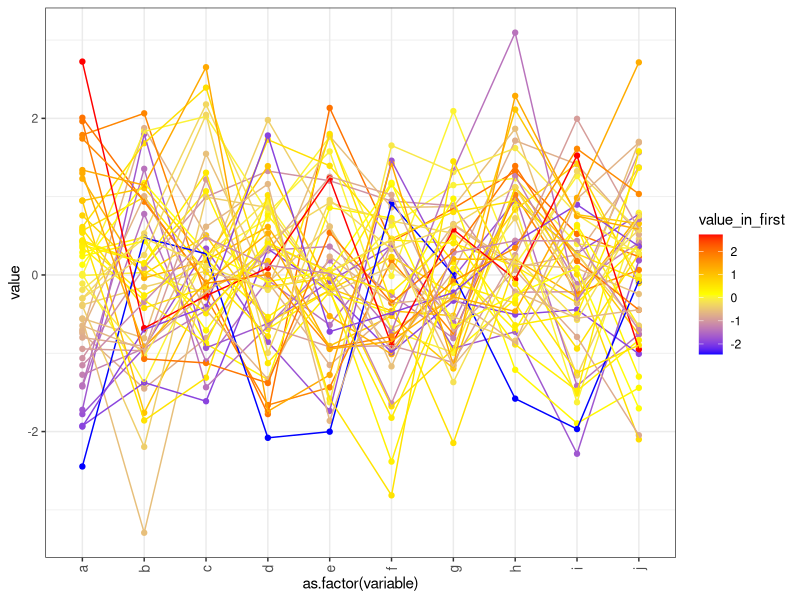

Generate this figure with R:
##'----------------------------------------------------------------------------------------------------#
##'  Author      : BSU - Dr. Simon Cockell                                                             |
##'  Version     : 1.3                                                                                 |
##'  Language    : R Statistical Programming Language                                                  |
##'  Developers  : Dr. Simon Cockell                                                                   |
##'                Andrew Skelton                                                                      |
##'  Description : An R function that takes an expression set and optionally a character               |
##'                vector for custom x-axis labels. Produces a "GeneSpring" style profile plot from    |
##'                microarray data.                                                                    |
##'  Parameters  : expression_matrix | type: expressionset | Required | Def: NA                        |
##'                treatments        | type: chr vector    | Optional | Def: colnames of expressionset |
##'                sep               | type: logical       | Optional | Def: FALSE                     |
##'----------------------------------------------------------------------------------------------------#

##'Test Inputs
# expression_matrix <- exprs(eset.spike[,1:36])
# treatments <- treatment

require(ggplot2)
require(reshape2)

##' This function plots a "GeneSpring" style profile plot from microarray data
plot_profile <- function(expression_matrix, treatments=colnames(expression_matrix), sep=FALSE) {
    
    ##' Rearrange the data matrix as a data frame, and add a column for grouping
    for_profile <- as.data.frame(expression_matrix)
    for_profile$probe <- row.names(for_profile)
    ##' melt the data into the long form (1 row per observation)
    melted <- melt(for_profile, id='probe')
    ##' order by the grouping factor (probe name)
    melted <- melted[with(melted, order(probe)), ]
    ##' Add an observation to colour by (as with GeneSpring plots, this is expression
    ##' in the left-most array)  
    melted$value_in_first = rep(melted[melted$probe==melted$probe & melted$variable==colnames(expression_matrix)[1],]$value,
                                each=ncol(expression_matrix))
  
    ##'This provides the slot for 'melted' to determine how to split the facets
    melted_var <- as.character(melted$variable)
    unique_treatments <- unique(treatments)
    tmp <- c()
    for(i in 1:length(unique_treatments)) {
      matches <- colnames(expression_matrix)[grep(unique_treatments[i], treatments)]
      tmp <- c(tmp, matches)
      melted_var[melted_var == matches] <- unique_treatments[i]
    }
    melted$facet_split <- melted_var
    
    ##' construct the plot in ggplot2, grouping by probe, and colouring by expression
    ##' in the first sample
    g <- ggplot(data=melted, aes(x=as.factor(variable), y=value)) +
                      #theme(axis.text.x = element_blank()) +
                      theme_bw() +
                      theme(axis.text.x  = element_text(angle=90, vjust=0.5, size=10)) +
                      geom_point(aes(group=probe, colour=value_in_first)) +
                      geom_line(aes(group=probe, colour=value_in_first)) +
                      scale_x_discrete(breaks=levels(factor(melted$variable)) , labels=treatments) +
                      #scale_x_discrete(breaks=levels(factor(melted$variable)) , labels=treatment) + 
                      scale_colour_gradient2(low='blue', high='red', mid='yellow', 
                                             midpoint=(max(melted$value_in_first) + min(melted$value_in_first))/2)
    
    if(sep == TRUE){
      g <- g + facet_grid(. ~ facet_split, space="free", scales="free_x")
    }
    print(g)
}

##' generate some random, not microarray like data for example
em <- matrix(rnorm(50*10), ncol=10)
colnames(em) <- letters[1:10]
plot_profile(em)
